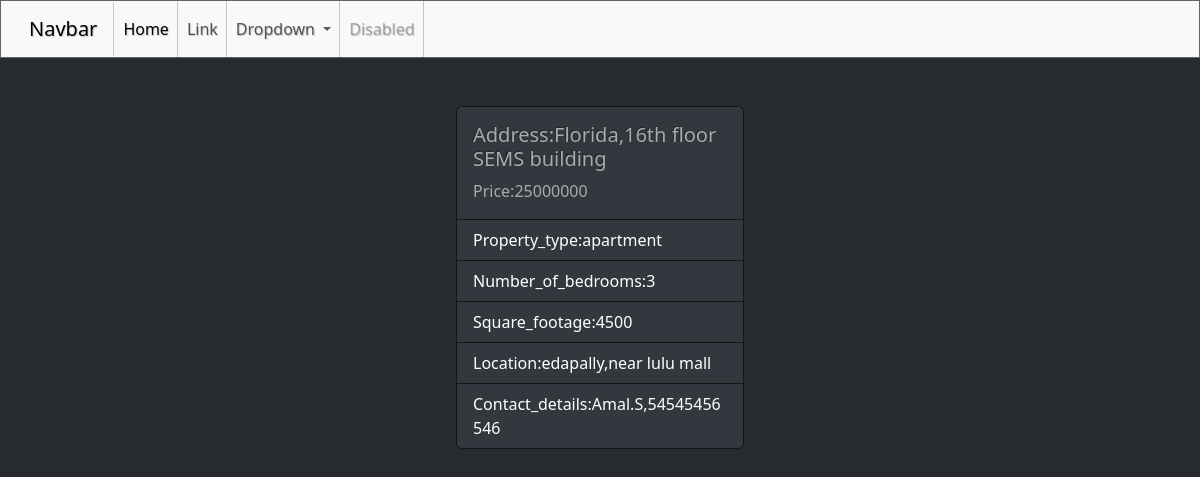
Screenshot of /estate/2/ with the database file from the repository.
### estate/models.py (models this page shows, shortened)
class Estate(models.Model):
    address=models.TextField()
    price=models.PositiveIntegerField()
    property_options=(
        ("apartment","apartment"),
        ("house","house"),
        ("land","land"),
    )
    property_type=models.CharField(max_length=100,choices=property_options,default="land")
    number_of_bedrooms=models.PositiveIntegerField()
    square_footage=models.PositiveIntegerField()
    location=models.CharField(max_length=100)
    property_image=models.ImageField(upload_to="estate_img",null=True,blank=True)
    contact_details=models.CharField(max_length=100)

### estate/views.py (the view)
# urls.py: path('estate/<int:pk>/',views.EstateDetailView.as_view(),name="estate-details"),
class EstateDetailView(View):
    template_name="estate_details.html"
    def get(self,request,*args,**kwargs):
        id=kwargs.get("pk")
        qs=Estate.objects.get(id=id)
        return render(request,self.template_name,{"data":qs})

### estate/templates/estate_details.html (shortened to what this page needs)
{%extends 'base.html'%}
{%block main_block%}
<div class="container">
  <div class="card mx-auto d-block mt-5" style="width: 18rem;">
      <div class="card-body">
        <h5 class="card-title">Address:{{data.address}}</h5>
        <p class="card-text">Price:{{data.price}}</p>
      </div>
      <ul class="list-group list-group-flush">
        <li class="list-group-item">Property_type:{{data.property_type}}</li>
        <li class="list-group-item">Number_of_bedrooms:{{data.number_of_bedrooms}}</li>
        <li class="list-group-item">Square_footage:{{data.square_footage}}</li>
        <li class="list-group-item">Location:{{data.location}}</li>
        <li class="list-group-item">Contact_details:{{data.contact_details}}</li>
      </ul>
    </div>
</div>
{%endblock%}

### rows the page displays
Estate: address "Florida,16th floor SEMS building", price "25000000", property_type "apartment", number_of_bedrooms "3", square_footage "4500", location "edapally,near lulu mall", contact_details "Amal.S,54545456546"
